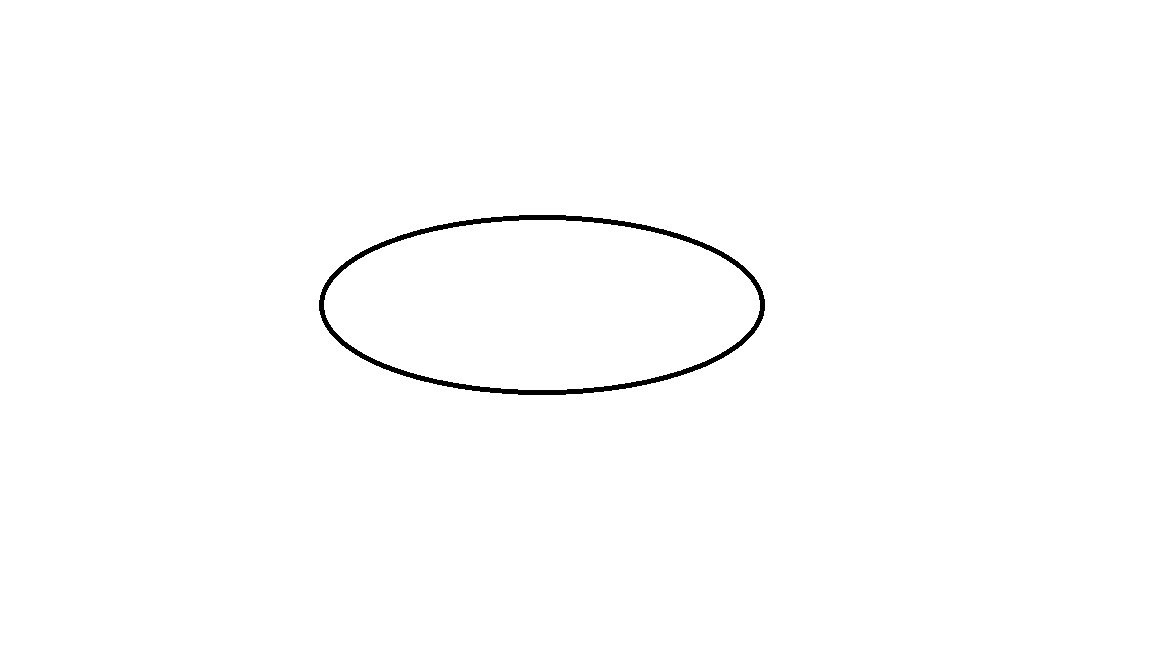
#> input picture be/images/ellipse.png, 1152 x 648 px, found by its file name
$ python circularity3.py
#> lines starting #> are read from the running program, lines starting #| are printed output that depends on the picture; after the words box and inside, x2 and y2 are one past the last pixel; in counts of white or black regions, pixels touching at a corner belong together; long printed decimals are rounded
import cv2
import numpy as np

def calculate_circularity(contour):
    area = cv2.contourArea(contour)
    perimeter = cv2.arcLength(contour, True)

    if perimeter == 0:
        return 0

    circularity = (4 * np.pi * area) / (perimeter ** 2)
    return circularity

def detect_shapes(image_path):
    # 이미지 읽기
#> called with image_path = './images/ellipse.png'
    image = cv2.imread(image_path)
#> image is the input picture: shape (648, 1152, 3); 99.3% white; 1 black region, box (x1, y1, x2, y2) and area: (319, 215, 765, 395) 5040
    gray = cv2.cvtColor(image, cv2.COLOR_BGR2GRAY)

    # 가장자리 검출
    edges = cv2.Canny(gray, 50, 150)
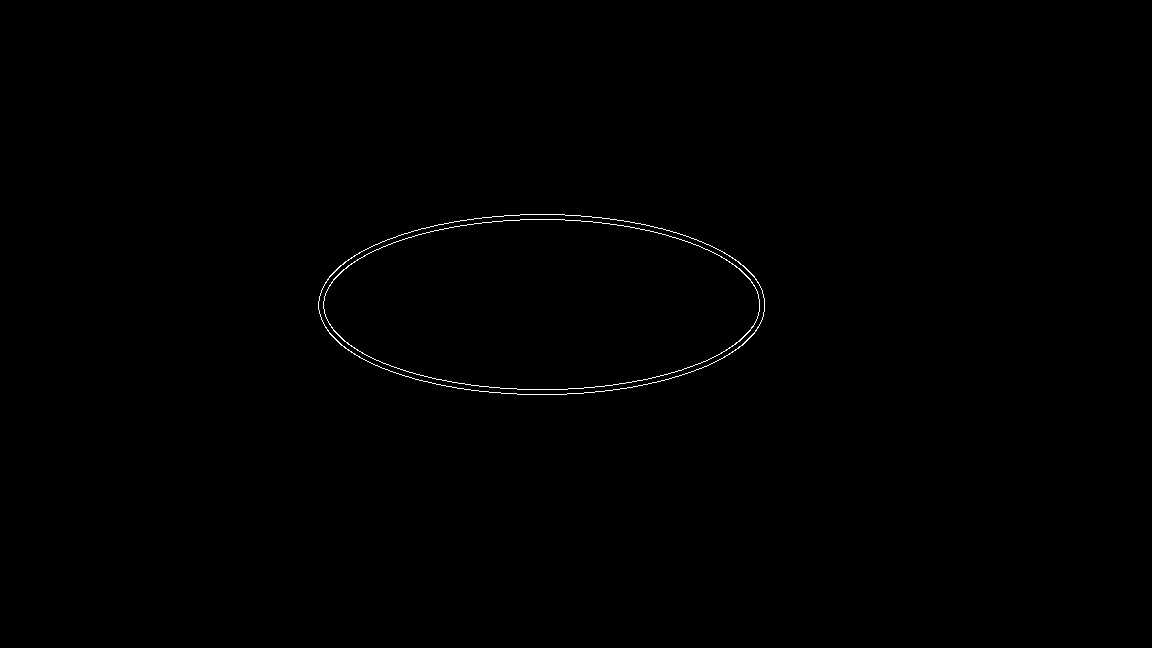
#> edges: shape (648, 1152); 0.28% white in thin lines or dots, all inside (x1, y1, x2, y2) = (318, 214, 765, 395)

    # 윤곽선 검출
    contours, _ = cv2.findContours(edges, cv2.RETR_TREE, cv2.CHAIN_APPROX_SIMPLE)
#> contours = 4 contours; box (x1, y1, x2, y2) and area: (318, 214, 765, 395) 63170, (318, 214, 765, 395) 63088, (323, 219, 760, 390) 58128, (323, 219, 760, 390) 58050

    for contour in contours:
        circularity = calculate_circularity(contour)
        print(f"{image_path}'s circularity: {circularity}")

        # 윤곽선에 맞는 사각형을 그리기
        x, y, w, h = cv2.boundingRect(contour)
        cv2.rectangle(image, (x, y), (x + w, y + h), (0, 255, 0), 2)
        cv2.putText(image, f'Circularity: {circularity:.2f}', (x, y - 10), cv2.FONT_HERSHEY_SIMPLEX, 0.5, (0, 255, 0), 2)
#> this loop made 4 passes
#> (area in calculate_circularity, perimeter in calculate_circularity, circularity, x, y, w, h) on passes 1 to 4: (63170, 1083.3, 0.676, 318, 214, 447, 181), (63088, 1081, 0.678, 318, 214, 447, 181), (58128, 1050.3, 0.662, 323, 219, 437, 171), (58050, 1048, 0.664, 323, 219, 437, 171)
#| ./images/ellipse.png's circularity: 0.6764
#| ./images/ellipse.png's circularity: 0.6785
#| ./images/ellipse.png's circularity: 0.6621
#| ./images/ellipse.png's circularity: 0.6642
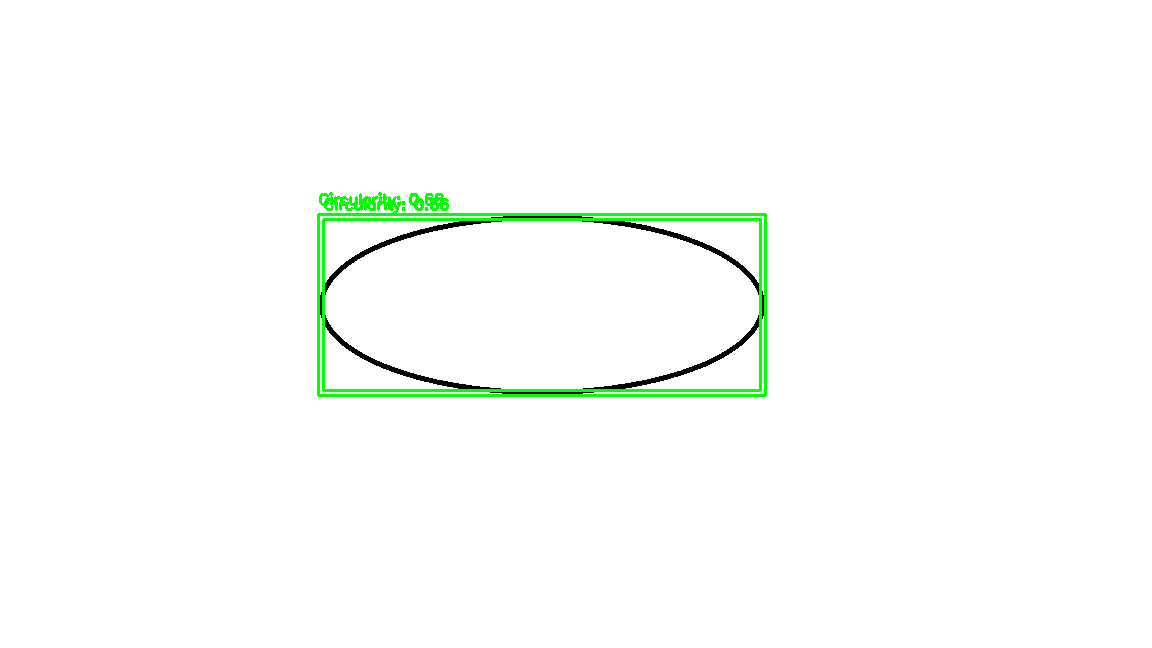
#> image: shape (648, 1152, 3); 1.18% of pixels changed, all inside (x1, y1, x2, y2) = (317, 192, 767, 397)

    # 결과 이미지 표시
    cv2.imshow('Detected Shapes', image)
    cv2.waitKey(0)
    cv2.destroyAllWindows()

# [6 lines of commented-out code are left out]
detect_shapes('./images/ellipse.png')

$ run again, with be/images/sqare.png copied over be/images/ellipse.png
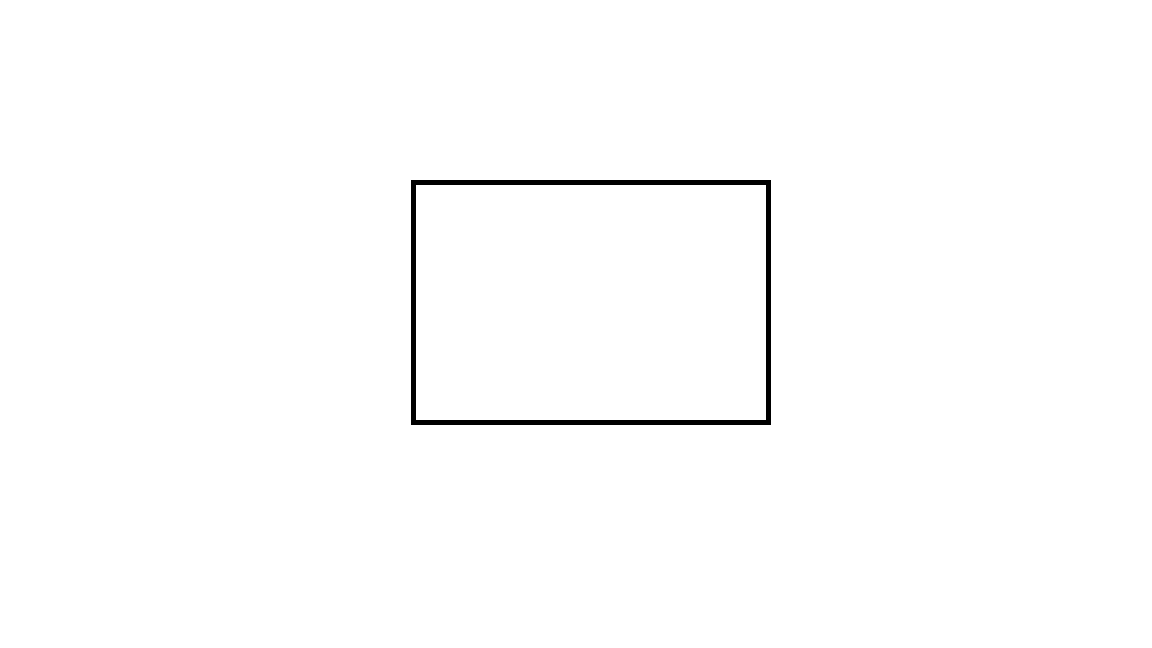
#> input picture be/images/sqare.png, 1152 x 648 px, found by its file name
#> in detect_shapes, image is the input picture: shape (648, 1152, 3); 99.2% white; 1 black region, box (x1, y1, x2, y2) and area: (411, 180, 771, 425) 5950
#> in detect_shapes, `edges = cv2.Canny(gray, 50, 150)`:
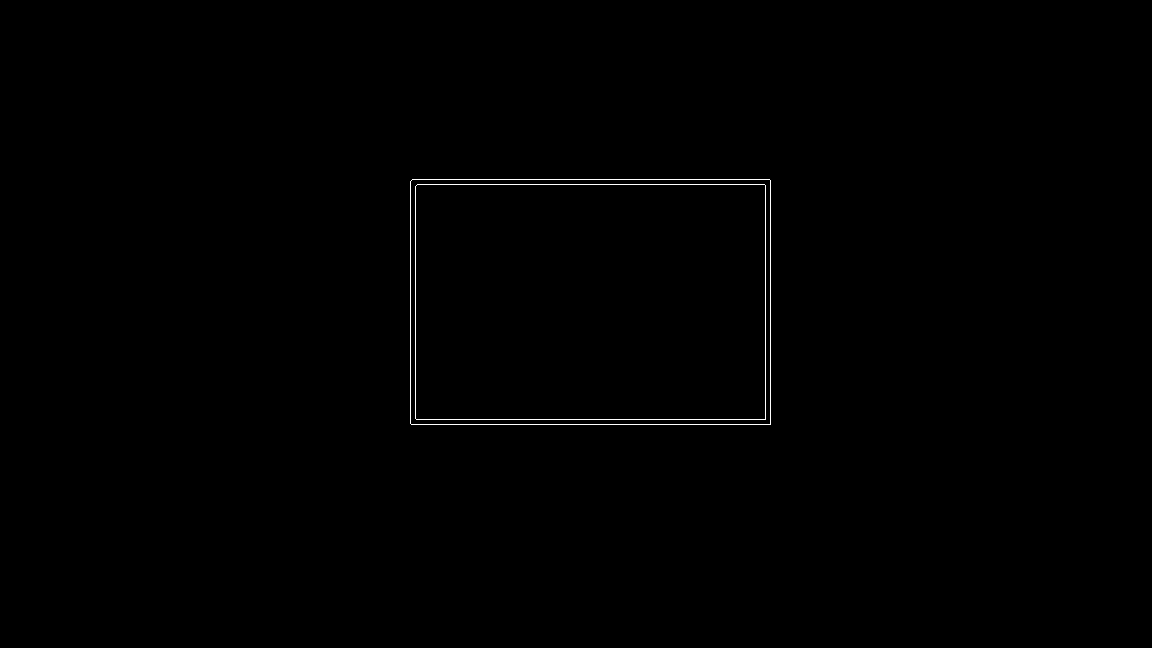
#> edges: shape (648, 1152); 0.32% white in thin lines or dots, all inside (x1, y1, x2, y2) = (410, 179, 771, 425)
#> contours = 4 contours; box (x1, y1, x2, y2) and area: (410, 179, 771, 425) 88197, (410, 179, 771, 425) 88196, (415, 184, 766, 420) 82247, (415, 184, 766, 420) 82246
#> the loop in detect_shapes, `for contour in contours:` made 4 passes
#> (area in calculate_circularity, perimeter in calculate_circularity, circularity, x, y, w, h) on passes 1 to 4: (88197, 1207.7, 0.76, 410, 179, 361, 246), (88196.5, 1207.1, 0.761, 410, 179, 361, 246), (82247, 1167.7, 0.758, 415, 184, 351, 236), (82246.5, 1167.1, 0.759, 415, 184, 351, 236)
#> (printed output is left out)
#> after the loop in detect_shapes, `for contour in contours:`:
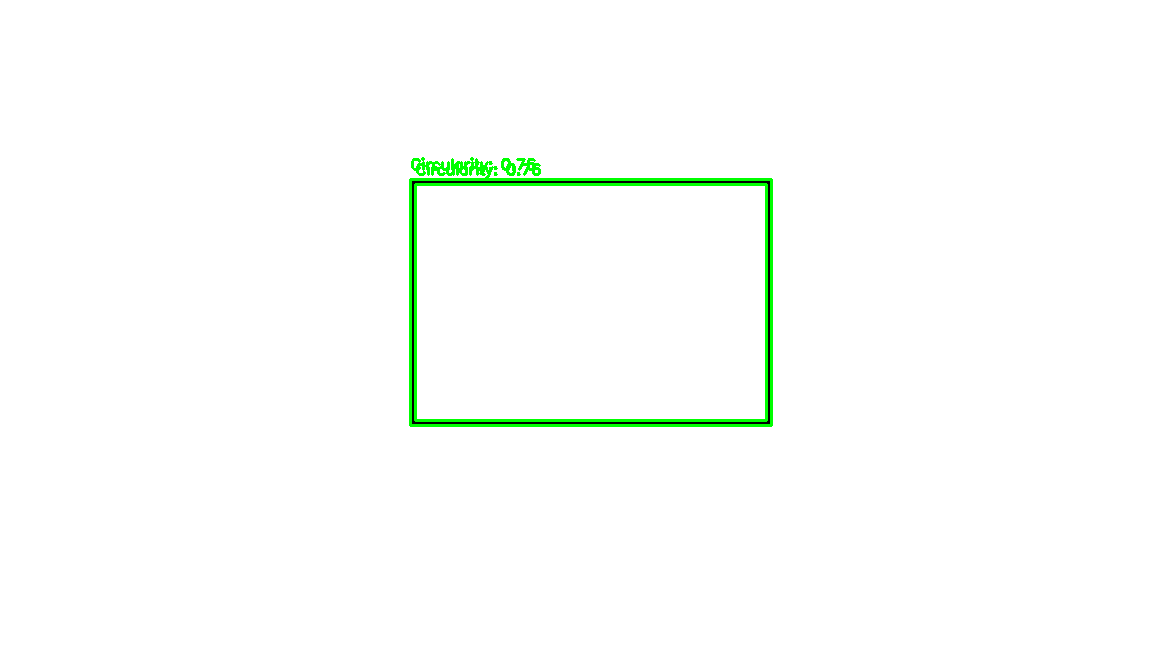
#> image: shape (648, 1152, 3); 1.14% of pixels changed, all inside (x1, y1, x2, y2) = (409, 157, 773, 427)

$ run again, with be/images/circle.png copied over be/images/ellipse.png
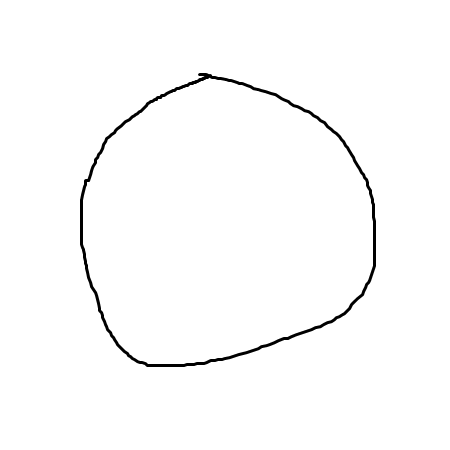
#> input picture be/images/circle.png, 450 x 450 px, found by its file name
#> in detect_shapes, image is the input picture: shape (450, 450, 3); min 0, max 255, mean 251.4
#> in detect_shapes, `edges = cv2.Canny(gray, 50, 150)`:
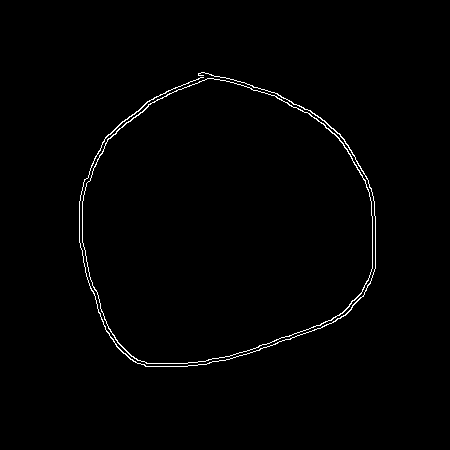
#> edges: shape (450, 450); 1% white in thin lines or dots, all inside (x1, y1, x2, y2) = (79, 72, 376, 367)
#> contours = 3 contours; box (x1, y1, x2, y2) and area: (82, 78, 373, 364) 64436, (82, 78, 373, 364) 64252, (79, 72, 376, 367) 198
#> the loop in detect_shapes, `for contour in contours:` made 3 passes
#> (area in calculate_circularity, perimeter in calculate_circularity, circularity, x, y, w, h) on passes 1 to 3: (64436, 968.4, 0.863, 82, 78, 291, 286), (64252, 966.1, 0.865, 82, 78, 291, 286), (197.5, 1998.2, 0.000622, 79, 72, 297, 295)
#> (printed output is left out)
#> after the loop in detect_shapes, `for contour in contours:`:
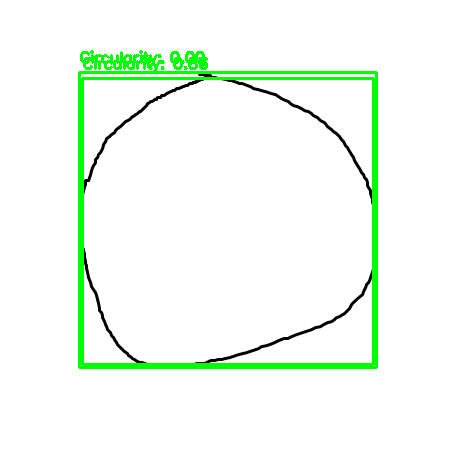
#> image: shape (450, 450, 3); 4.18% of pixels changed, all inside (x1, y1, x2, y2) = (78, 50, 378, 369)

$ run again, with be/images/dcircle.png copied over be/images/ellipse.png
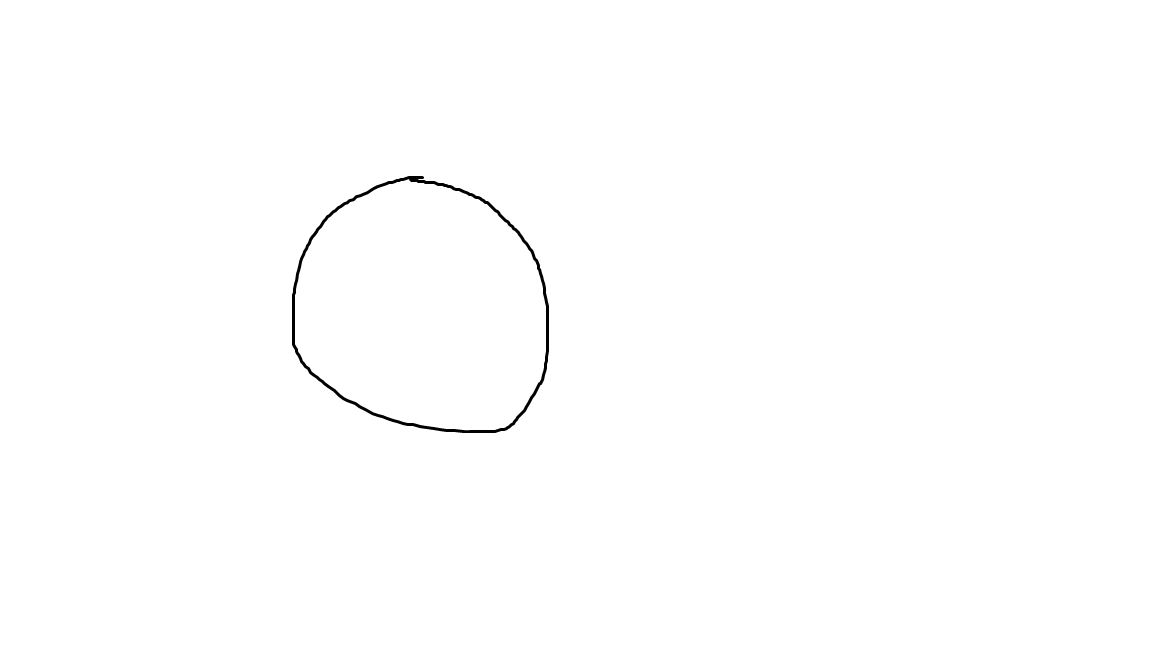
#> input picture be/images/dcircle.png, 1152 x 648 px, found by its file name
#> in detect_shapes, image is the input picture: shape (648, 1152, 3); min 0, max 255, mean 254.1
#> in detect_shapes, `edges = cv2.Canny(gray, 50, 150)`:
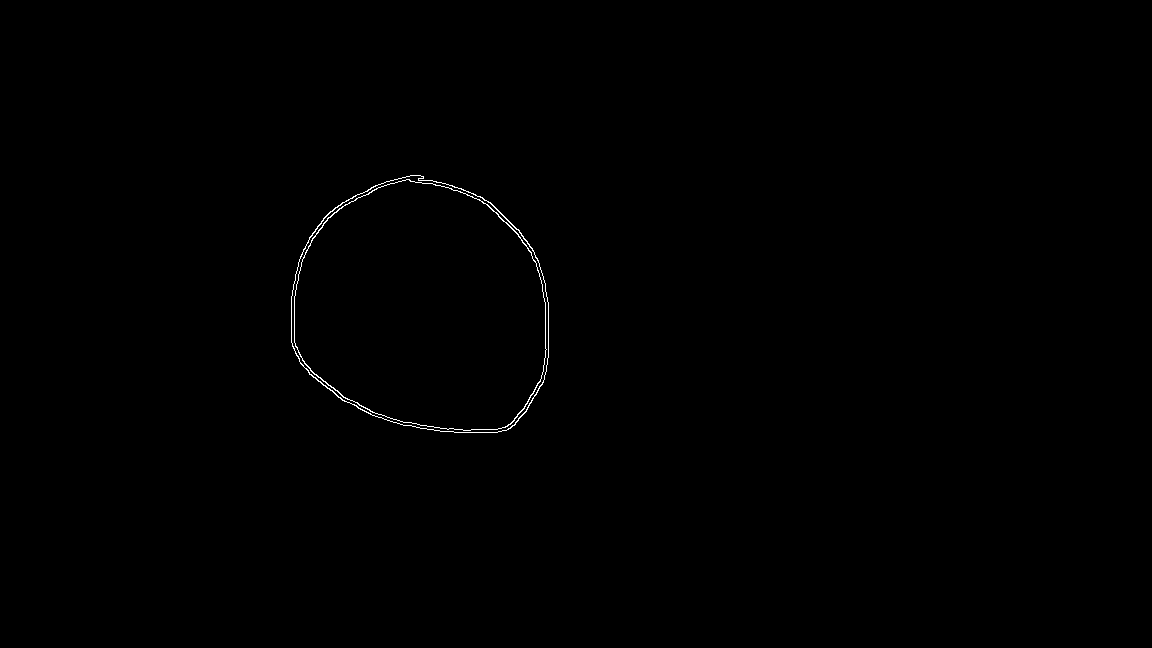
#> edges: shape (648, 1152); 0.25% white in thin lines or dots, all inside (x1, y1, x2, y2) = (291, 175, 549, 433)
#> contours = 4 contours; box (x1, y1, x2, y2) and area: (291, 175, 549, 433) 52562, (291, 175, 549, 433) 52372, (294, 179, 547, 431) 50052, (294, 179, 547, 431) 49872
#> the loop in detect_shapes, `for contour in contours:` made 4 passes
#> (area in calculate_circularity, perimeter in calculate_circularity, circularity, x, y, w, h) on passes 1 to 4: (52562, 877.5, 0.858, 291, 175, 258, 258), (52372.5, 875.7, 0.858, 291, 175, 258, 258), (50052, 847.5, 0.876, 294, 179, 253, 252), (49872, 845.2, 0.877, 294, 179, 253, 252)
#> (printed output is left out)
#> after the loop in detect_shapes, `for contour in contours:`:
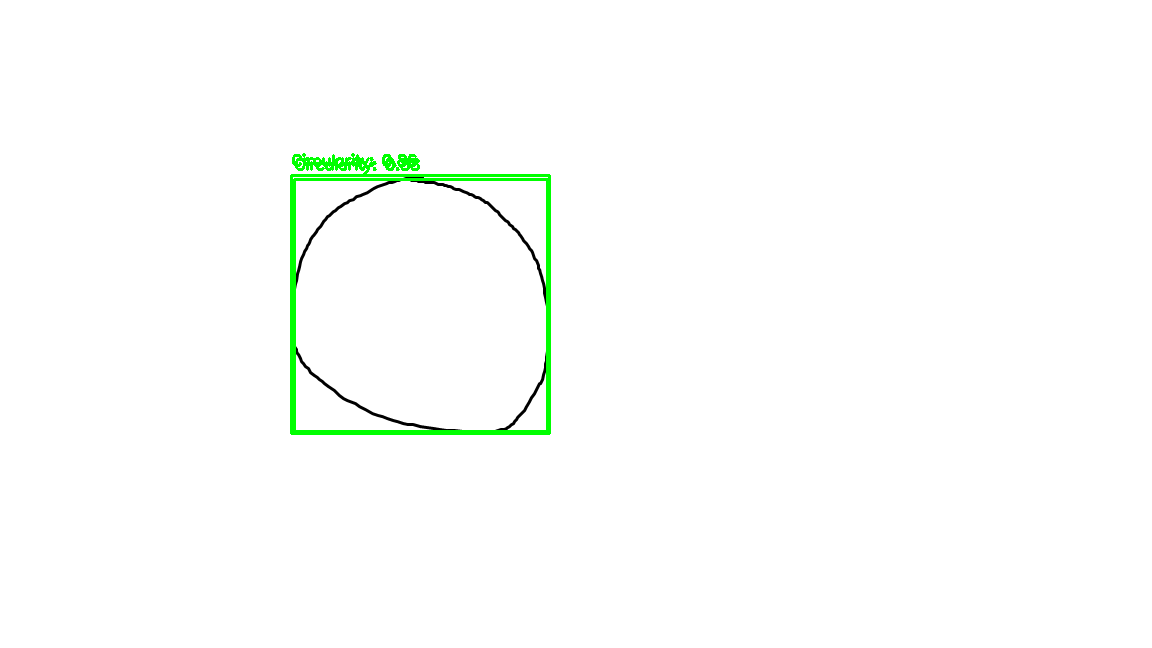
#> image: shape (648, 1152, 3); 0.94% of pixels changed, all inside (x1, y1, x2, y2) = (290, 153, 551, 435)
